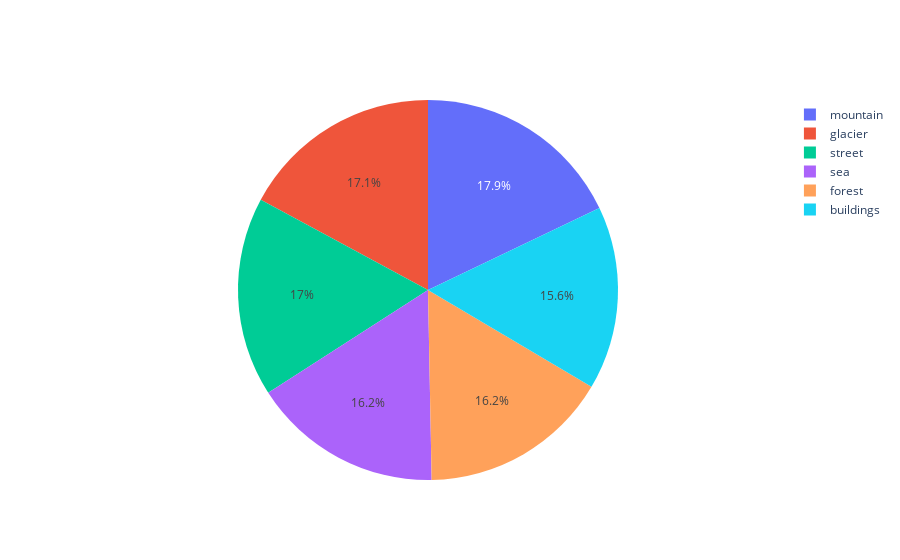

Notebook code cell kept with this figure:
### Code cell
data = [go.Pie(labels = Class_name, values = No_images_per_class)]
fig = go.Figure(data = data)
iplot(fig)

### Figure 1 — Plotly figure (JSON) as saved in the notebook; plotly's stock layout.template omitted (floating-point values rounded to 4 significant figures)
{"data": [{"labels": ["buildings", "forest", "glacier", "mountain", "sea", "street"], "type": "pie", "values": [2191, 2271, 2404, 2512, 2274, 2382]}], "layout": {}}
